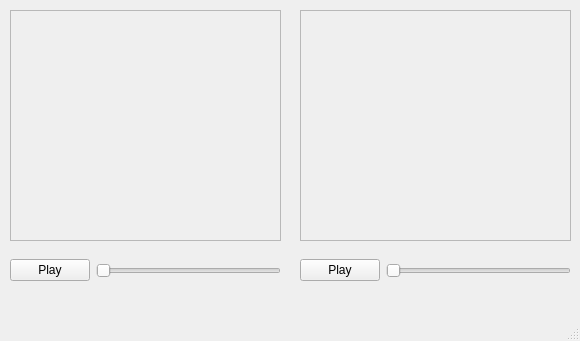
<?xml version="1.0" encoding="UTF-8"?>
<ui version="4.0">
 <class>MainWindow</class>
 <widget class="QMainWindow" name="MainWindow">
  <property name="geometry">
   <rect>
    <x>0</x>
    <y>0</y>
    <width>580</width>
    <height>341</height>
   </rect>
  </property>
  <property name="windowTitle">
   <string>MainWindow</string>
  </property>
  <widget class="QWidget" name="centralwidget">
   <widget class="QWidget" name="verticalLayoutWidget">
    <property name="geometry">
     <rect>
      <x>10</x>
      <y>10</y>
      <width>271</width>
      <height>231</height>
     </rect>
    </property>
    <layout class="QVBoxLayout" name="verticalLayout">
     <item>
      <widget class="QFrame" name="frame">
       <property name="enabled">
        <bool>true</bool>
       </property>
       <property name="frameShape">
        <enum>QFrame::StyledPanel</enum>
       </property>
       <property name="frameShadow">
        <enum>QFrame::Raised</enum>
       </property>
      </widget>
     </item>
    </layout>
   </widget>
   <widget class="QWidget" name="horizontalLayoutWidget">
    <property name="geometry">
     <rect>
      <x>10</x>
      <y>250</y>
      <width>271</width>
      <height>41</height>
     </rect>
    </property>
    <layout class="QHBoxLayout" name="horizontalLayout">
     <item>
      <widget class="QPushButton" name="playbutton">
       <property name="text">
        <string>Play</string>
       </property>
      </widget>
     </item>
     <item>
      <widget class="QSlider" name="volumeslider">
       <property name="maximum">
        <number>100</number>
       </property>
       <property name="value">
        <number>0</number>
       </property>
       <property name="orientation">
        <enum>Qt::Horizontal</enum>
       </property>
      </widget>
     </item>
    </layout>
   </widget>
   <widget class="QWidget" name="horizontalLayoutWidget_2">
    <property name="geometry">
     <rect>
      <x>300</x>
      <y>250</y>
      <width>271</width>
      <height>41</height>
     </rect>
    </property>
    <layout class="QHBoxLayout" name="horizontalLayout_2">
     <item>
      <widget class="QPushButton" name="playbutton_1">
       <property name="text">
        <string>Play</string>
       </property>
      </widget>
     </item>
     <item>
      <widget class="QSlider" name="volumeslider_2">
       <property name="maximum">
        <number>100</number>
       </property>
       <property name="value">
        <number>0</number>
       </property>
       <property name="orientation">
        <enum>Qt::Horizontal</enum>
       </property>
      </widget>
     </item>
    </layout>
   </widget>
   <widget class="QWidget" name="verticalLayoutWidget_2">
    <property name="geometry">
     <rect>
      <x>300</x>
      <y>10</y>
      <width>271</width>
      <height>231</height>
     </rect>
    </property>
    <layout class="QVBoxLayout" name="verticalLayout_2">
     <item>
      <widget class="QFrame" name="frame_2">
       <property name="enabled">
        <bool>true</bool>
       </property>
       <property name="frameShape">
        <enum>QFrame::StyledPanel</enum>
       </property>
       <property name="frameShadow">
        <enum>QFrame::Raised</enum>
       </property>
      </widget>
     </item>
    </layout>
   </widget>
  </widget>
  <widget class="QMenuBar" name="menubar">
   <property name="geometry">
    <rect>
     <x>0</x>
     <y>0</y>
     <width>580</width>
     <height>21</height>
    </rect>
   </property>
  </widget>
  <widget class="QStatusBar" name="statusbar"/>
 </widget>
 <resources/>
 <connections/>
</ui>
